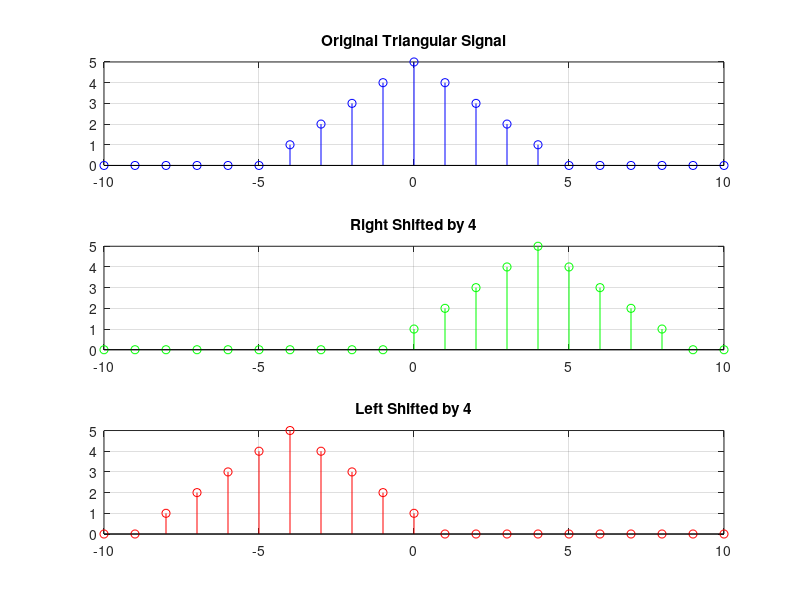

Recreate this plot in MATLAB.
clc; clear; close all;

n = -10:1:10;
x = max(0, 5 - abs(n)); % Triangular signal

k = 4; % Right shift
y_right = [zeros(1,k), x(1:end-k)];

k2 = 4; % Left shift
y_left = [x(k2+1:end), zeros(1,k2)];

subplot(3,1,1); 
stem(n, x, 'b'); 
title('Original Triangular Signal'); 
grid on;

subplot(3,1,2); 
stem(n, y_right, 'g');
title('Right Shifted by 4');
grid on;

subplot(3,1,3); 
stem(n, y_left, 'r'); 
title('Left Shifted by 4'); 
grid on;
